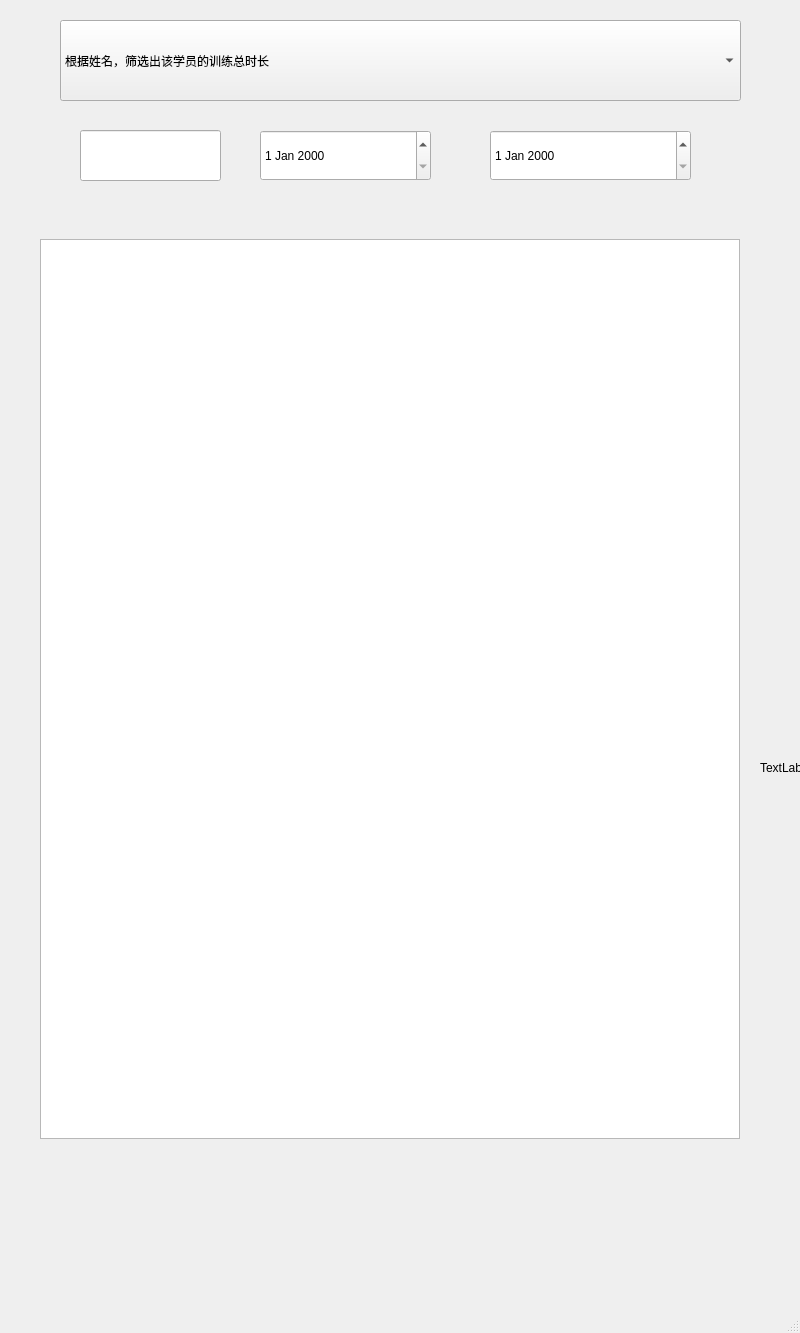
<?xml version="1.0" encoding="UTF-8"?>
<ui version="4.0">
 <class>MainWindow</class>
 <widget class="QMainWindow" name="MainWindow">
  <property name="geometry">
   <rect>
    <x>0</x>
    <y>0</y>
    <width>800</width>
    <height>1333</height>
   </rect>
  </property>
  <property name="windowTitle">
   <string>MainWindow</string>
  </property>
  <widget class="QWidget" name="centralwidget">
   <widget class="QComboBox" name="qesComboBox">
    <property name="geometry">
     <rect>
      <x>60</x>
      <y>20</y>
      <width>681</width>
      <height>81</height>
     </rect>
    </property>
    <item>
     <property name="text">
      <string>根据姓名，筛选出该学员的训练总时长</string>
     </property>
    </item>
    <item>
     <property name="text">
      <string>查询完成所有训练科目、训练时长最短的前10名学员相关信息</string>
     </property>
    </item>
    <item>
     <property name="text">
      <string>根据教练姓名，查询指导各科目学员人数和训练总时长</string>
     </property>
    </item>
    <item>
     <property name="text">
      <string>根据驾校名称和日期，查询某驾校在某时间范围内的教练信息</string>
     </property>
    </item>
    <item>
     <property name="text">
      <string>统计各年龄段报名学习的人数</string>
     </property>
    </item>
    <item>
     <property name="text">
      <string>统计各驾校训练用车的型号、使用人数和时长</string>
     </property>
    </item>
    <item>
     <property name="text">
      <string>查询人气最旺的驾校的车辆情况</string>
     </property>
    </item>
    <item>
     <property name="text">
      <string>查询金牌教练（学员人数居前5名）的工作单位和学员人数</string>
     </property>
    </item>
    <item>
     <property name="text">
      <string>查询已报名但没有学习记录的学员信息</string>
     </property>
    </item>
    <item>
     <property name="text">
      <string>根据学生姓名查询学员信息</string>
     </property>
    </item>
    <item>
     <property name="text">
      <string>查询所有设备信息</string>
     </property>
    </item>
    <item>
     <property name="text">
      <string>查询所有学生信息</string>
     </property>
    </item>
    <item>
     <property name="text">
      <string>查询所有教练信息</string>
     </property>
    </item>
    <item>
     <property name="text">
      <string>查询所有车辆信息</string>
     </property>
    </item>
    <item>
     <property name="text">
      <string>查询所有学时信息</string>
     </property>
    </item>
   </widget>
   <widget class="QLineEdit" name="inputLineEdit">
    <property name="geometry">
     <rect>
      <x>80</x>
      <y>130</y>
      <width>141</width>
      <height>51</height>
     </rect>
    </property>
   </widget>
   <widget class="QPushButton" name="selectButton">
    <property name="geometry">
     <rect>
      <x>860</x>
      <y>20</y>
      <width>201</width>
      <height>71</height>
     </rect>
    </property>
    <property name="text">
     <string>查询</string>
    </property>
   </widget>
   <widget class="QTableView" name="tableView">
    <property name="geometry">
     <rect>
      <x>40</x>
      <y>239</y>
      <width>700</width>
      <height>900</height>
     </rect>
    </property>
   </widget>
   <widget class="QDateEdit" name="dateEndEdit">
    <property name="geometry">
     <rect>
      <x>490</x>
      <y>130</y>
      <width>201</width>
      <height>51</height>
     </rect>
    </property>
   </widget>
   <widget class="QDateEdit" name="dateBeginEdit">
    <property name="geometry">
     <rect>
      <x>260</x>
      <y>130</y>
      <width>171</width>
      <height>51</height>
     </rect>
    </property>
   </widget>
   <widget class="QLabel" name="xMai">
    <property name="geometry">
     <rect>
      <x>760</x>
      <y>650</y>
      <width>420</width>
      <height>236</height>
     </rect>
    </property>
    <property name="text">
     <string>TextLabel</string>
    </property>
   </widget>
  </widget>
  <widget class="QMenuBar" name="menubar">
   <property name="geometry">
    <rect>
     <x>0</x>
     <y>0</y>
     <width>800</width>
     <height>21</height>
    </rect>
   </property>
  </widget>
  <widget class="QStatusBar" name="statusbar"/>
 </widget>
 <resources/>
 <connections/>
</ui>
